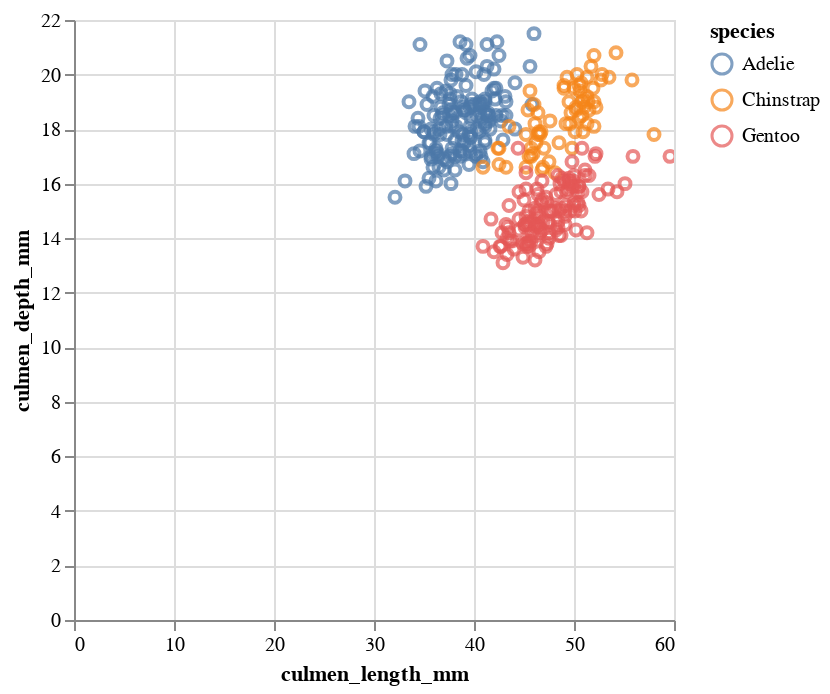

The notebook cell this image was saved under:
### Code cell
alt.Chart(df).mark_point().encode(
    x='culmen_length_mm',
    y='culmen_depth_mm',
    color='species',
    tooltip = ['species', 'culmen_length_mm', 'culmen_depth_mm'] #information when hover
).interactive()

### Figure 1 — Vega-Lite specification as saved in the notebook (floating-point values rounded to 4 significant figures; data arrays with more than 128 entries replaced by an {"elided": "..."} marker saying what was removed)
{"config": {"view": {"continuousWidth": 300, "continuousHeight": 300}}, "data": {"name": "data-29ff670c6cbc87fe6b8f9db2d10af5a1"}, "mark": {"type": "point"}, "encoding": {"color": {"field": "species", "type": "nominal"}, "tooltip": [{"field": "species", "type": "nominal"}, {"field": "culmen_length_mm", "type": "quantitative"}, {"field": "culmen_depth_mm", "type": "quantitative"}], "x": {"field": "culmen_length_mm", "type": "quantitative"}, "y": {"field": "culmen_depth_mm", "type": "quantitative"}}, "params": [{"name": "param_3", "select": {"type": "interval", "encodings": ["x", "y"]}, "bind": "scales"}], "$schema": "https://vega.github.io/schema/vega-lite/v5.16.3.json", "datasets": {"data-29ff670c6cbc87fe6b8f9db2d10af5a1": {"elided": "344 records"}}}
